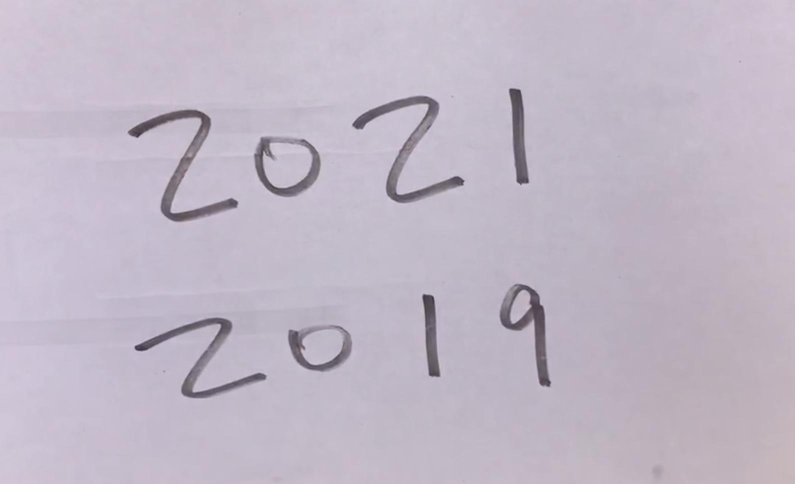
#> input picture deep-learning-2022s/2022S-107c-digits-outdoor-partial.jpg, 1589 x 968 px (shown at 1/2 size)
$ python 2022S-109c-localization-contours.py
#> lines starting #> are read from the running program, lines starting #| are printed output that depends on the picture; after the words box and inside, x2 and y2 are one past the last pixel; in counts of white or black regions, pixels touching at a corner belong together
# This is a sample Python script.
# Source: https://docs.opencv.org/4.x/d4/d73/tutorial_py_contours_begin.html

def contour_example(name):
    # Use a breakpoint in the code line below to debug your script.
    print(f'Harry, {name}')  # Press Ctrl+F8 to toggle the breakpoint.

def get_distance(x,y):
    return math.sqrt(x*x+y*y)

# Press the green button in the gutter to run the script.
if __name__ == '__main__':

    contour_example('Contour Example')
    import cv2
    import math

    #img = cv2.imread('test.jpg')
    image = input('Enter image file name:')
#> the answer given: 2022S-107c-digits-outdoor-partial.jpg

    img = cv2.imread(image, cv2.IMREAD_COLOR)
#> img is the input picture: shape (968, 1589, 3); mean B, G, R 198, 183.5, 192.3
    img = cv2.resize(img, (256, 256))
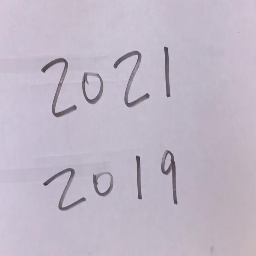
#> img: shape (256, 256, 3); mean B, G, R 198, 183.4, 192.2
    cv2.imshow('original image', img)

    imgray = cv2.cvtColor(img, cv2.COLOR_BGR2GRAY)
    cv2.imshow('gray scale image', imgray)

    thresh = cv2.Canny(imgray, 100, 200)
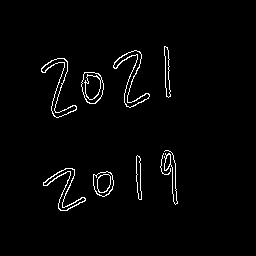
#> thresh: shape (256, 256); 2.2% white in thin lines or dots, all inside (x1, y1, x2, y2) = (41, 46, 178, 211)
    cv2.imshow('Canny', thresh)

    contours, hierarchy = cv2.findContours(thresh, cv2.RETR_EXTERNAL, cv2.CHAIN_APPROX_SIMPLE)
#> contours = 9 contours, 1 with area under 20; largest, box (x1, y1, x2, y2) and area: (81, 72, 104, 104) 543, (113, 50, 150, 108) 452, (41, 58, 77, 118) 431, (93, 171, 114, 197) 394, (43, 168, 86, 211) 377, (164, 46, 171, 98) 171, (136, 155, 142, 200) 152, (164, 150, 178, 205) 75
    # Draw contour
    thresh1 = cv2.cvtColor(thresh, cv2.COLOR_GRAY2BGR)
    cv2.drawContours(thresh1, contours, -1, (0, 255, 0), 5) # all contours
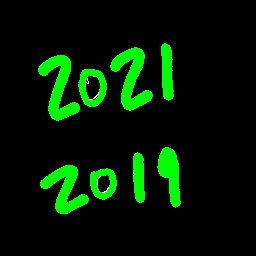
#> thresh1: shape (256, 256, 3); mean B, G, R 0.2, 25.3, 0.2
    cv2.imshow('All contours', thresh1)
    #Bounding box

    for i in range(len(contours)):
        [x, y, w, h] = cv2.boundingRect(contours[i])
        print("i:",i)
        cv2.rectangle(img, (x, y), (x + w, y + h), (0, 255, 0), 2)
#> this loop made 9 passes
#> (x, y, w, h) on passes 1 to 9: (93, 171, 21, 26), (43, 168, 43, 43), (136, 155, 6, 45), (160, 153, 11, 22), (164, 150, 14, 55), (81, 72, 23, 32), (41, 58, 36, 60), (113, 50, 37, 58), (164, 46, 7, 52)
#| i: 0
#| i: 1
#| i: 2
#| i: 3
#| i: 4
#| i: 5
#| i: 6
#| i: 7
#> (further printed lines are left out)
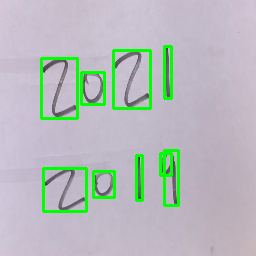
#> img: shape (256, 256, 3); 5.33% of pixels changed, all inside (x1, y1, x2, y2) = (40, 45, 180, 213)
    cv2.imshow('sorted', img)

print(img.shape)
#| (256, 256, 3)

cropped2 = img[10:20, 10:30]
cv2.imshow('cropped2:',cropped2)
cv2.waitKey(0)
cv2.destroyAllWindows()
